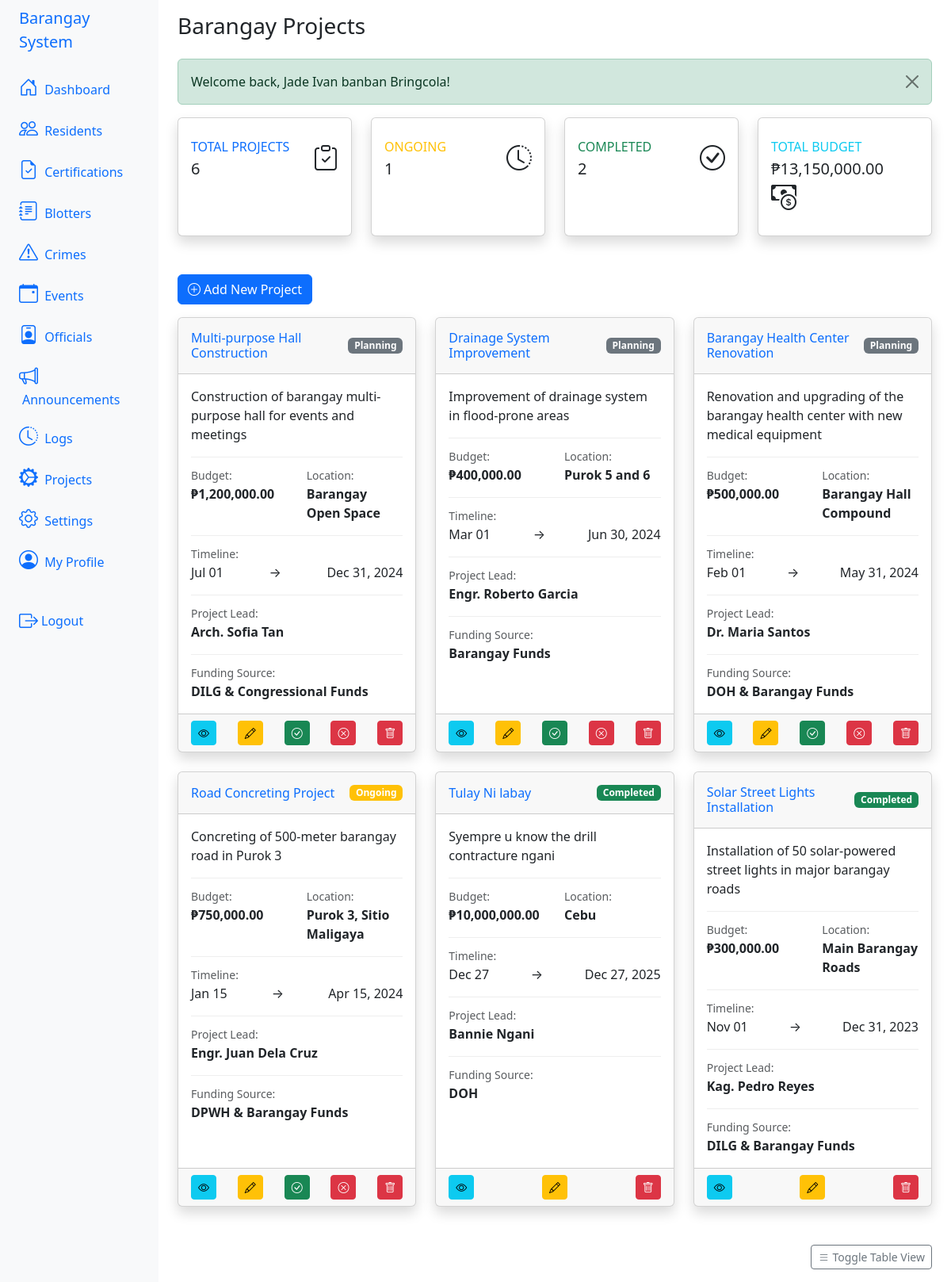
The page /index.php?action=projects (signed in) on the database its author committed.
### tables this page shows
CREATE TABLE IF NOT EXISTS `tbl_projects` (
  `id` int NOT NULL AUTO_INCREMENT,
  `name` varchar(255) NOT NULL,
  `description` text,
  `budget` decimal(15,2) DEFAULT '0.00',
  `start_date` date DEFAULT NULL,
  `end_date` date DEFAULT NULL,
  `status` enum('planning','ongoing','completed','cancelled') DEFAULT 'planning',
  `location` varchar(500) DEFAULT NULL,
  `project_lead` varchar(255) DEFAULT NULL,
  `funding_source` varchar(255) DEFAULT NULL,
  `created_at` timestamp NULL DEFAULT CURRENT_TIMESTAMP,
  `updated_at` timestamp NULL DEFAULT CURRENT_TIMESTAMP ON UPDATE CURRENT_TIMESTAMP,
  PRIMARY KEY (`id`)
);

### app/views/projects/projects.php (the view, shortened to what this page needs)
<div class="container-fluid">
  <h1 class="h3 mb-4 text-gray-800">Barangay Projects</h1>
  <?php if (isset($_SESSION['success'])): ?>
    <div class="alert alert-success alert-dismissible fade show" role="alert">
      <?php echo $_SESSION['success'];
      unset($_SESSION['success']); ?>
      <button type="button" class="btn-close" data-bs-dismiss="alert" aria-label="Close"></button>
    </div>
  <?php endif; ?>
  <div class="row mb-4">
    <div class="col-xl-3 col-md-6 mb-4">
      <div class="card border-left-primary shadow h-100 py-2">
        <div class="card-body">
          <div class="row no-gutters align-items-center">
            <div class="col mr-2">
              <div class="text-xs font-weight-bold text-primary text-uppercase mb-1">
                Total Projects
              </div>
              <div class="h5 mb-0 font-weight-bold text-gray-800">
                <?php echo count($projects ?? []); ?>
              </div>
            </div>
            <div class="col-auto">
              <i class="bi bi-clipboard-check fs-2 text-gray-300"></i>
            </div>
          </div>
        </div>
      </div>
    </div>
    <div class="col-xl-3 col-md-6 mb-4">
      <div class="card border-left-warning shadow h-100 py-2">
        <div class="card-body">
          <div class="row no-gutters align-items-center">
            <div class="col mr-2">
              <div class="text-xs font-weight-bold text-warning text-uppercase mb-1">
                Ongoing
              </div>
              <div class="h5 mb-0 font-weight-bold text-gray-800">
                <?php
                $ongoing = array_filter($projects ?? [], function ($p) {
                  return $p['status'] === 'ongoing';
                });
                echo count($ongoing);
                ?>
              </div>
            </div>
            <div class="col-auto">
              <i class="bi bi-clock-history fs-2 text-gray-300"></i>
            </div>
          </div>
        </div>
      </div>
    </div>
    <div class="col-xl-3 col-md-6 mb-4">
      <div class="card border-left-success shadow h-100 py-2">
        <div class="card-body">
          <div class="row no-gutters align-items-center">
            <div class="col mr-2">
              <div class="text-xs font-weight-bold text-success text-uppercase mb-1">
                Completed
              </div>
              <div class="h5 mb-0 font-weight-bold text-gray-800">
                <?php
                $completed = array_filter($projects ?? [], function ($p) {
                  return $p['status'] === 'completed';
                });
                echo count($completed);
                ?>
              </div>
            </div>
            <div class="col-auto">
              <i class="bi bi-check-circle fs-2 text-gray-300"></i>
            </div>
          </div>
        </div>
      </div>
    </div>
    <div class="col-xl-3 col-md-6 mb-4">
      <div class="card border-left-info shadow h-100 py-2">
        <div class="card-body">
          <div class="row no-gutters align-items-center">
            <div class="col mr-2">
              <div class="text-xs font-weight-bold text-info text-uppercase mb-1">
                Total Budget
              </div>
              <div class="h5 mb-0 font-weight-bold text-gray-800">
                ₱<?php
                  $totalBudget = array_reduce($projects ?? [], function ($carry, $p) {
                    return $carry + floatval($p['budget'] ?? 0);
                  }, 0);
                  echo number_format($totalBudget, 2);
                  ?>
              </div>
            </div>
            <div class="col-auto">
              <i class="bi bi-cash-coin fs-2 text-gray-300"></i>
            </div>
          </div>
        </div>
      </div>
    </div>
  </div>
  <div class="mb-3">
    <a href="index.php?action=projects&sub=add" class="btn btn-primary">
      <i class="bi bi-plus-circle me-1"></i>Add New Project
    </a>
  </div>
  <div class="row">
    <?php if (!empty($projects)): ?>
      <?php foreach ($projects as $project): ?>
        <div class="col-md-4 mb-4">
          <div class="card shadow h-100 project-card">
            <div class="card-header py-3 d-flex justify-content-between align-items-center">
              <h6 class="m-0 font-weight-bold text-primary"><?php echo htmlspecialchars($project['name']); ?></h6>
              <span class="badge bg-<?php
                                    echo [
                                      'planning' => 'secondary',
                                      'ongoing' => 'warning',
                                      'completed' => 'success',
                                      'cancelled' => 'danger'
                                    ][$project['status']] ?? 'secondary';
                                    ?>">
                <?php echo ucfirst($project['status']); ?>
              </span>
            </div>
            <div class="card-body">
              <div class="mb-3">
                <p class="card-text"><?php echo nl2br(htmlspecialchars(substr($project['description'], 0, 150))); ?><?php echo strlen($project['description']) > 150 ? '...' : ''; ?></p>
              </div>
              <div class="project-details mb-3">
                <div class="row">
                  <div class="col-6">
                    <small class="text-muted">Budget:</small><br>
                    <strong>₱<?php echo number_format($project['budget'], 2); ?></strong>
                  </div>
                  <div class="col-6">
                    <small class="text-muted">Location:</small><br>
                    <strong><?php echo htmlspecialchars($project['location'] ?? 'N/A'); ?></strong>
                  </div>
                </div>
              </div>
              <div class="project-timeline mb-3">
                <small class="text-muted">Timeline:</small><br>
                <div class="d-flex justify-content-between">
                  <span><?php echo date('M d', strtotime($project['start_date'])); ?></span>
                  <span>→</span>
                  <span>
                    <?php echo $project['end_date'] ? date('M d, Y', strtotime($project['end_date'])) : 'Ongoing'; ?>
                  </span>
                </div>
              </div>
              <div class="project-lead mb-3">
                <small class="text-muted">Project Lead:</small><br>
                <strong><?php echo htmlspecialchars($project['project_lead'] ?? 'N/A'); ?></strong>
              </div>
              <div class="project-funding">
                <small class="text-muted">Funding Source:</small><br>
                <strong><?php echo htmlspecialchars($project['funding_source'] ?? 'N/A'); ?></strong>
              </div>
            </div>
            <div class="card-footer">
              <div class="d-flex justify-content-between">
                <a href="index.php?action=projects&sub=view&id=<?php echo $project['id']; ?>"
                  class="btn btn-sm btn-info" title="View Details">
                  <i class="bi bi-eye"></i>
                </a>
                <a href="index.php?action=projects&sub=edit&id=<?php echo $project['id']; ?>"
                  class="btn btn-sm btn-warning" title="Edit">
                  <i class="bi bi-pencil"></i>
                </a>
                <?php if ($project['status'] === 'planning' || $project['status'] === 'ongoing'): ?>
                  <a href="index.php?action=projects&sub=complete&id=<?php echo $project['id']; ?>"
                    class="btn btn-sm btn-success"
                    onclick="return confirm('Mark this project as completed?')"
                    title="Mark as Completed">
                    <i class="bi bi-check-circle"></i>
                  </a>
                  <a href="index.php?action=projects&sub=cancel&id=<?php echo $project['id']; ?>"
                    class="btn btn-sm btn-danger"
                    onclick="return confirm('Cancel this project?')"
                    title="Cancel Project">
                    <i class="bi bi-x-circle"></i>
                  </a>
                <?php endif; ?>
                <a href="index.php?action=projects&sub=delete&id=<?php echo $project['id']; ?>"
                  class="btn btn-sm btn-danger"
                  onclick="return confirm('Are you sure you want to delete this project?')"
                  title="Delete">
                  <i class="bi bi-trash"></i>
                </a>
              </div>
            </div>
          </div>
        </div>
      <?php endforeach; ?>
    <?php endif; ?>
  </div>
  <div class="mt-4 text-end">
    <button class="btn btn-sm btn-outline-secondary" onclick="toggleView()">
      <i class="bi bi-list me-1"></i>Toggle Table View
    </button>
  </div>
</div>

### app/views/projects/projects.php (style rules this page uses)
.project-card { transition: transform 0.2s, box-shadow 0.2s; }
.project-details, .project-timeline, .project-lead, .project-funding { border-top: 1px solid #eee; padding-top: 10px; margin-top: 10px; }

### rows shown on the page
tbl_projects: name "Multi-purpose Hall Construction", status "Planning", description "Construction of barangay multi-purpose hall for events and meetings", budget "1,200,000.00", location "Barangay Open Space", start_date "Jul 01", end_date "Dec 31, 2024", project_lead "Arch. Sofia Tan", funding_source "DILG & Congressional Funds"
tbl_projects: name "Drainage System Improvement", status "Planning", description "Improvement of drainage system in flood-prone areas", budget "400,000.00", location "Purok 5 and 6", start_date "Mar 01", end_date "Jun 30, 2024", project_lead "Engr. Roberto Garcia", funding_source "Barangay Funds"
tbl_projects: name "Barangay Health Center Renovation", status "Planning", description "Renovation and upgrading of the barangay health center with new medical equipment", budget "500,000.00", location "Barangay Hall Compound", start_date "Feb 01", end_date "May 31, 2024", project_lead "Dr. Maria Santos", funding_source "DOH & Barangay Funds"
tbl_projects: name "Road Concreting Project", status "Ongoing", description "Concreting of 500-meter barangay road in Purok 3", budget "750,000.00", location "Purok 3, Sitio Maligaya", start_date "Jan 15", end_date "Apr 15, 2024", project_lead "Engr. Juan Dela Cruz", funding_source "DPWH & Barangay Funds"
tbl_projects: name "Tulay Ni labay", status "Completed", description "Syempre u know the drill contracture ngani", budget "10,000,000.00", location "Cebu", start_date "Dec 27", end_date "Dec 27, 2025", project_lead "Bannie Ngani", funding_source "DOH"
tbl_projects: name "Solar Street Lights Installation", status "Completed", description "Installation of 50 solar-powered street lights in major barangay roads", budget "300,000.00", location "Main Barangay Roads", start_date "Nov 01", end_date "Dec 31, 2023", project_lead "Kag. Pedro Reyes", funding_source "DILG & Barangay Funds"

### other values the page prints
$_SESSION['success'] "Welcome back, Jade Ivan banban Bringcola!"
count($projects ?? []) "6"
count($ongoing) "1"
count($completed) "2"
$totalBudget "13,150,000.00"
